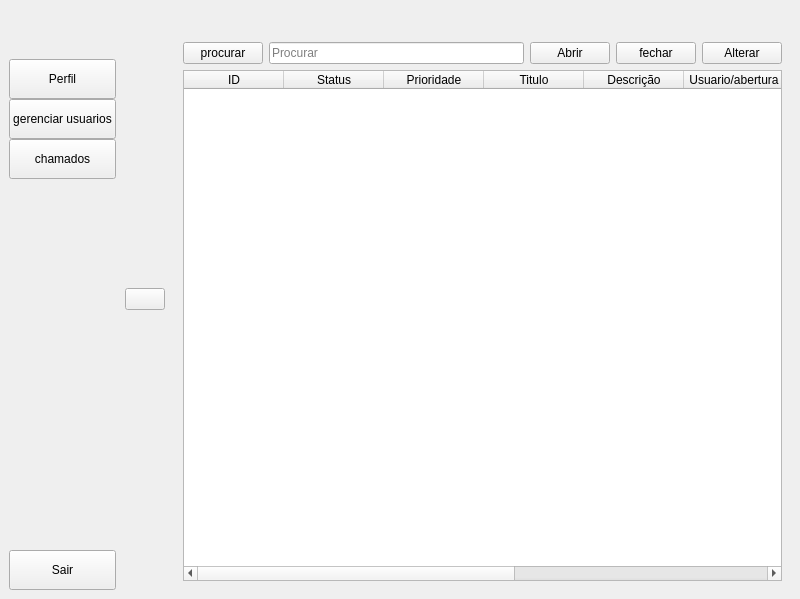
<?xml version="1.0" encoding="UTF-8"?>
<ui version="4.0">
 <class>tecnico</class>
 <widget class="QMainWindow" name="tecnico">
  <property name="geometry">
   <rect>
    <x>0</x>
    <y>0</y>
    <width>800</width>
    <height>599</height>
   </rect>
  </property>
  <property name="windowTitle">
   <string>Tecnico</string>
  </property>
  <widget class="QWidget" name="centralwidget">
   <layout class="QGridLayout" name="gridLayout">
    <property name="leftMargin">
     <number>0</number>
    </property>
    <property name="topMargin">
     <number>0</number>
    </property>
    <property name="rightMargin">
     <number>0</number>
    </property>
    <property name="bottomMargin">
     <number>0</number>
    </property>
    <property name="spacing">
     <number>0</number>
    </property>
    <item row="0" column="0">
     <widget class="QWidget" name="widget" native="true">
      <layout class="QHBoxLayout" name="horizontalLayout_6">
       <property name="spacing">
        <number>0</number>
       </property>
       <property name="leftMargin">
        <number>0</number>
       </property>
       <property name="topMargin">
        <number>0</number>
       </property>
       <property name="rightMargin">
        <number>0</number>
       </property>
       <property name="bottomMargin">
        <number>0</number>
       </property>
       <item>
        <widget class="QWidget" name="iconeEnome" native="true">
         <layout class="QVBoxLayout" name="verticalLayout_4">
          <property name="spacing">
           <number>0</number>
          </property>
          <item>
           <layout class="QHBoxLayout" name="horizontalLayout">
            <property name="spacing">
             <number>0</number>
            </property>
            <item>
             <widget class="QLabel" name="label_2">
              <property name="minimumSize">
               <size>
                <width>50</width>
                <height>50</height>
               </size>
              </property>
              <property name="maximumSize">
               <size>
                <width>50</width>
                <height>50</height>
               </size>
              </property>
              <property name="text">
               <string/>
              </property>
              <property name="pixmap">
               <pixmap resource="scr/user_resource.qrc">:/icon/icon/computador.png</pixmap>
              </property>
              <property name="scaledContents">
               <bool>true</bool>
              </property>
              <property name="alignment">
               <set>Qt::AlignmentFlag::AlignCenter</set>
              </property>
              <property name="wordWrap">
               <bool>false</bool>
              </property>
             </widget>
            </item>
           </layout>
          </item>
          <item>
           <layout class="QVBoxLayout" name="verticalLayout_2">
            <property name="spacing">
             <number>0</number>
            </property>
            <item>
             <widget class="QPushButton" name="btn_perfil_aberto">
              <property name="minimumSize">
               <size>
                <width>0</width>
                <height>40</height>
               </size>
              </property>
              <property name="text">
               <string>Perfil</string>
              </property>
              <property name="icon">
               <iconset resource="scr/user_resource.qrc">
                <normaloff>:/icon/icon/vecteezy_user-profile-icon-profile-avatar-user-icon-male-icon_20911739.png</normaloff>:/icon/icon/vecteezy_user-profile-icon-profile-avatar-user-icon-male-icon_20911739.png</iconset>
              </property>
              <property name="iconSize">
               <size>
                <width>20</width>
                <height>20</height>
               </size>
              </property>
              <property name="checkable">
               <bool>true</bool>
              </property>
              <property name="autoExclusive">
               <bool>true</bool>
              </property>
             </widget>
            </item>
            <item>
             <widget class="QPushButton" name="btn_usuarios">
              <property name="minimumSize">
               <size>
                <width>0</width>
                <height>40</height>
               </size>
              </property>
              <property name="text">
               <string>gerenciar usuarios</string>
              </property>
              <property name="icon">
               <iconset resource="scr/user_resource.qrc">
                <normaloff>:/icon/icon/user-interface.png</normaloff>:/icon/icon/user-interface.png</iconset>
              </property>
              <property name="iconSize">
               <size>
                <width>20</width>
                <height>20</height>
               </size>
              </property>
              <property name="checkable">
               <bool>true</bool>
              </property>
              <property name="autoExclusive">
               <bool>true</bool>
              </property>
             </widget>
            </item>
            <item>
             <widget class="QPushButton" name="btn_chamados_aberto">
              <property name="minimumSize">
               <size>
                <width>0</width>
                <height>40</height>
               </size>
              </property>
              <property name="text">
               <string>chamados</string>
              </property>
              <property name="icon">
               <iconset resource="scr/user_resource.qrc">
                <normaloff>:/icon/icon/user-interface.png</normaloff>:/icon/icon/user-interface.png</iconset>
              </property>
              <property name="iconSize">
               <size>
                <width>20</width>
                <height>20</height>
               </size>
              </property>
              <property name="checkable">
               <bool>true</bool>
              </property>
              <property name="autoExclusive">
               <bool>true</bool>
              </property>
             </widget>
            </item>
           </layout>
          </item>
          <item>
           <spacer name="verticalSpacer_2">
            <property name="orientation">
             <enum>Qt::Orientation::Vertical</enum>
            </property>
            <property name="sizeHint" stdset="0">
             <size>
              <width>20</width>
              <height>387</height>
             </size>
            </property>
           </spacer>
          </item>
          <item>
           <widget class="QPushButton" name="pushButton_6">
            <property name="minimumSize">
             <size>
              <width>0</width>
              <height>40</height>
             </size>
            </property>
            <property name="text">
             <string>Sair</string>
            </property>
            <property name="icon">
             <iconset resource="scr/user_resource.qrc">
              <normaloff>:/icon/icon/sair.png</normaloff>:/icon/icon/sair.png</iconset>
            </property>
            <property name="iconSize">
             <size>
              <width>20</width>
              <height>20</height>
             </size>
            </property>
            <property name="checkable">
             <bool>true</bool>
            </property>
            <property name="autoExclusive">
             <bool>true</bool>
            </property>
           </widget>
          </item>
         </layout>
        </widget>
       </item>
       <item>
        <widget class="QPushButton" name="pushButton_7">
         <property name="text">
          <string/>
         </property>
         <property name="icon">
          <iconset theme="QIcon::ThemeIcon::MediaSeekForward"/>
         </property>
         <property name="shortcut">
          <string notr="true"/>
         </property>
         <property name="checkable">
          <bool>true</bool>
         </property>
         <property name="autoExclusive">
          <bool>false</bool>
         </property>
        </widget>
       </item>
       <item>
        <widget class="QWidget" name="widget_3" native="true">
         <layout class="QVBoxLayout" name="verticalLayout_5">
          <item>
           <widget class="QStackedWidget" name="stackedWidget">
            <property name="currentIndex">
             <number>2</number>
            </property>
            <widget class="QWidget" name="pgPerfil">
             <layout class="QGridLayout" name="gridLayout_3">
              <item row="0" column="2">
               <spacer name="verticalSpacer_7">
                <property name="orientation">
                 <enum>Qt::Orientation::Vertical</enum>
                </property>
                <property name="sizeHint" stdset="0">
                 <size>
                  <width>20</width>
                  <height>126</height>
                 </size>
                </property>
               </spacer>
              </item>
              <item row="1" column="0">
               <spacer name="horizontalSpacer_7">
                <property name="orientation">
                 <enum>Qt::Orientation::Horizontal</enum>
                </property>
                <property name="sizeHint" stdset="0">
                 <size>
                  <width>178</width>
                  <height>20</height>
                 </size>
                </property>
               </spacer>
              </item>
              <item row="1" column="1" colspan="2">
               <widget class="QFrame" name="frame">
                <property name="frameShape">
                 <enum>QFrame::Shape::StyledPanel</enum>
                </property>
                <property name="frameShadow">
                 <enum>QFrame::Shadow::Raised</enum>
                </property>
                <layout class="QVBoxLayout" name="verticalLayout_7">
                 <item>
                  <layout class="QHBoxLayout" name="horizontalLayout_3">
                   <item>
                    <spacer name="horizontalSpacer_3">
                     <property name="orientation">
                      <enum>Qt::Orientation::Horizontal</enum>
                     </property>
                     <property name="sizeHint" stdset="0">
                      <size>
                       <width>40</width>
                       <height>20</height>
                      </size>
                     </property>
                    </spacer>
                   </item>
                   <item>
                    <widget class="QLabel" name="label_4">
                     <property name="sizePolicy">
                      <sizepolicy hsizetype="Fixed" vsizetype="Preferred">
                       <horstretch>0</horstretch>
                       <verstretch>0</verstretch>
                      </sizepolicy>
                     </property>
                     <property name="minimumSize">
                      <size>
                       <width>100</width>
                       <height>100</height>
                      </size>
                     </property>
                     <property name="maximumSize">
                      <size>
                       <width>100</width>
                       <height>100</height>
                      </size>
                     </property>
                     <property name="text">
                      <string/>
                     </property>
                     <property name="pixmap">
                      <pixmap resource="scr/user_resource.qrc">:/icon/icon/user proile.png</pixmap>
                     </property>
                     <property name="scaledContents">
                      <bool>true</bool>
                     </property>
                     <property name="alignment">
                      <set>Qt::AlignmentFlag::AlignCenter</set>
                     </property>
                     <property name="wordWrap">
                      <bool>false</bool>
                     </property>
                    </widget>
                   </item>
                   <item>
                    <spacer name="horizontalSpacer_4">
                     <property name="orientation">
                      <enum>Qt::Orientation::Horizontal</enum>
                     </property>
                     <property name="sizeHint" stdset="0">
                      <size>
                       <width>40</width>
                       <height>20</height>
                      </size>
                     </property>
                    </spacer>
                   </item>
                  </layout>
                 </item>
                 <item>
                  <layout class="QVBoxLayout" name="verticalLayout_6">
                   <item>
                    <widget class="QLabel" name="LB_login">
                     <property name="text">
                      <string>login</string>
                     </property>
                     <property name="alignment">
                      <set>Qt::AlignmentFlag::AlignCenter</set>
                     </property>
                    </widget>
                   </item>
                   <item>
                    <widget class="QLabel" name="LB_email_2">
                     <property name="text">
                      <string>Nome</string>
                     </property>
                     <property name="alignment">
                      <set>Qt::AlignmentFlag::AlignCenter</set>
                     </property>
                    </widget>
                   </item>
                   <item>
                    <widget class="QLabel" name="LB_email">
                     <property name="text">
                      <string>E-mail</string>
                     </property>
                     <property name="alignment">
                      <set>Qt::AlignmentFlag::AlignCenter</set>
                     </property>
                    </widget>
                   </item>
                   <item>
                    <widget class="QLabel" name="LB_cargo">
                     <property name="text">
                      <string>cargo</string>
                     </property>
                     <property name="alignment">
                      <set>Qt::AlignmentFlag::AlignCenter</set>
                     </property>
                    </widget>
                   </item>
                   <item>
                    <widget class="QLabel" name="LB_setor">
                     <property name="text">
                      <string>setor</string>
                     </property>
                     <property name="alignment">
                      <set>Qt::AlignmentFlag::AlignCenter</set>
                     </property>
                    </widget>
                   </item>
                  </layout>
                 </item>
                 <item>
                  <widget class="QPushButton" name="BtnEditar">
                   <property name="text">
                    <string>Editar</string>
                   </property>
                  </widget>
                 </item>
                 <item>
                  <widget class="QPushButton" name="BtnLogoff">
                   <property name="text">
                    <string>Logoff</string>
                   </property>
                  </widget>
                 </item>
                </layout>
               </widget>
              </item>
              <item row="1" column="3">
               <spacer name="horizontalSpacer_8">
                <property name="orientation">
                 <enum>Qt::Orientation::Horizontal</enum>
                </property>
                <property name="sizeHint" stdset="0">
                 <size>
                  <width>178</width>
                  <height>20</height>
                 </size>
                </property>
               </spacer>
              </item>
              <item row="2" column="1">
               <spacer name="verticalSpacer_6">
                <property name="orientation">
                 <enum>Qt::Orientation::Vertical</enum>
                </property>
                <property name="sizeHint" stdset="0">
                 <size>
                  <width>20</width>
                  <height>125</height>
                 </size>
                </property>
               </spacer>
              </item>
             </layout>
            </widget>
            <widget class="QWidget" name="pgUsuarios">
             <layout class="QGridLayout" name="gridLayout_2">
              <item row="0" column="0">
               <spacer name="horizontalSpacer">
                <property name="orientation">
                 <enum>Qt::Orientation::Horizontal</enum>
                </property>
                <property name="sizeHint" stdset="0">
                 <size>
                  <width>189</width>
                  <height>20</height>
                 </size>
                </property>
               </spacer>
              </item>
              <item row="0" column="1">
               <layout class="QHBoxLayout" name="horizontalLayout_2">
                <item>
                 <widget class="QPushButton" name="pushButton">
                  <property name="text">
                   <string/>
                  </property>
                 </widget>
                </item>
                <item>
                 <widget class="QLineEdit" name="lineEdit">
                  <property name="placeholderText">
                   <string>Procurar</string>
                  </property>
                 </widget>
                </item>
               </layout>
              </item>
              <item row="0" column="2">
               <spacer name="horizontalSpacer_2">
                <property name="orientation">
                 <enum>Qt::Orientation::Horizontal</enum>
                </property>
                <property name="sizeHint" stdset="0">
                 <size>
                  <width>189</width>
                  <height>20</height>
                 </size>
                </property>
               </spacer>
              </item>
              <item row="1" column="0" colspan="3">
               <widget class="QTableWidget" name="tableWidget">
                <attribute name="horizontalHeaderStretchLastSection">
                 <bool>true</bool>
                </attribute>
                <column>
                 <property name="text">
                  <string>ID</string>
                 </property>
                </column>
                <column>
                 <property name="text">
                  <string>USUARIO</string>
                 </property>
                </column>
                <column>
                 <property name="text">
                  <string>EMAIL</string>
                 </property>
                </column>
                <column>
                 <property name="text">
                  <string>SENHA</string>
                 </property>
                </column>
                <column>
                 <property name="text">
                  <string>NOME</string>
                 </property>
                </column>
                <column>
                 <property name="text">
                  <string>SETOR</string>
                 </property>
                </column>
                <column>
                 <property name="text">
                  <string>CARGO</string>
                 </property>
                </column>
               </widget>
              </item>
             </layout>
            </widget>
            <widget class="QWidget" name="pgChamados">
             <layout class="QGridLayout" name="gridLayout_4">
              <item row="2" column="2">
               <widget class="QPushButton" name="BtnFecharChamado">
                <property name="text">
                 <string>fechar</string>
                </property>
               </widget>
              </item>
              <item row="2" column="3">
               <widget class="QPushButton" name="BtnAlterarChamado">
                <property name="text">
                 <string>Alterar</string>
                </property>
               </widget>
              </item>
              <item row="2" column="0">
               <layout class="QHBoxLayout" name="horizontalLayout_7">
                <item>
                 <widget class="QPushButton" name="pushButton_2">
                  <property name="text">
                   <string>procurar</string>
                  </property>
                  <property name="shortcut">
                   <string>Enter, Return</string>
                  </property>
                 </widget>
                </item>
                <item>
                 <widget class="QLineEdit" name="lineEdit_2">
                  <property name="placeholderText">
                   <string>Procurar</string>
                  </property>
                 </widget>
                </item>
               </layout>
              </item>
              <item row="0" column="1" rowspan="2" colspan="3">
               <widget class="QWidget" name="widget_2" native="true">
                <layout class="QVBoxLayout" name="verticalLayout_10"/>
               </widget>
              </item>
              <item row="3" column="0" colspan="4">
               <widget class="QTableWidget" name="TB_Chamados_usuario">
                <column>
                 <property name="text">
                  <string>ID</string>
                 </property>
                </column>
                <column>
                 <property name="text">
                  <string>Status</string>
                 </property>
                </column>
                <column>
                 <property name="text">
                  <string>Prioridade</string>
                 </property>
                </column>
                <column>
                 <property name="text">
                  <string>Titulo</string>
                 </property>
                </column>
                <column>
                 <property name="text">
                  <string>Descrição</string>
                 </property>
                </column>
                <column>
                 <property name="text">
                  <string>Usuario/abertura</string>
                 </property>
                </column>
                <column>
                 <property name="text">
                  <string>Usuario/fechamento</string>
                 </property>
                </column>
                <column>
                 <property name="text">
                  <string>Data de fechamento</string>
                 </property>
                </column>
                <column>
                 <property name="text">
                  <string>Data de abertura</string>
                 </property>
                </column>
               </widget>
              </item>
              <item row="2" column="1">
               <widget class="QPushButton" name="BtnAbrirChamado">
                <property name="text">
                 <string>Abrir</string>
                </property>
               </widget>
              </item>
             </layout>
            </widget>
           </widget>
          </item>
         </layout>
        </widget>
       </item>
      </layout>
     </widget>
    </item>
   </layout>
  </widget>
 </widget>
 <resources>
  <include location="scr/user_resource.qrc"/>
  <include location="scr/user_resource.qrc"/>
  <include location="scr/user_resource.qrc"/>
 </resources>
 <connections>
  <connection>
   <sender>pushButton_7</sender>
   <signal>toggled(bool)</signal>
   <receiver>iconeEnome</receiver>
   <slot>setHidden(bool)</slot>
   <hints>
    <hint type="sourcelabel">
     <x>163</x>
     <y>303</y>
    </hint>
    <hint type="destinationlabel">
     <x>41</x>
     <y>276</y>
    </hint>
   </hints>
  </connection>
  <connection>
   <sender>pushButton_6</sender>
   <signal>clicked()</signal>
   <receiver>tecnico</receiver>
   <slot>close()</slot>
   <hints>
    <hint type="sourcelabel">
     <x>76</x>
     <y>571</y>
    </hint>
    <hint type="destinationlabel">
     <x>167</x>
     <y>-8</y>
    </hint>
   </hints>
  </connection>
 </connections>
</ui>
